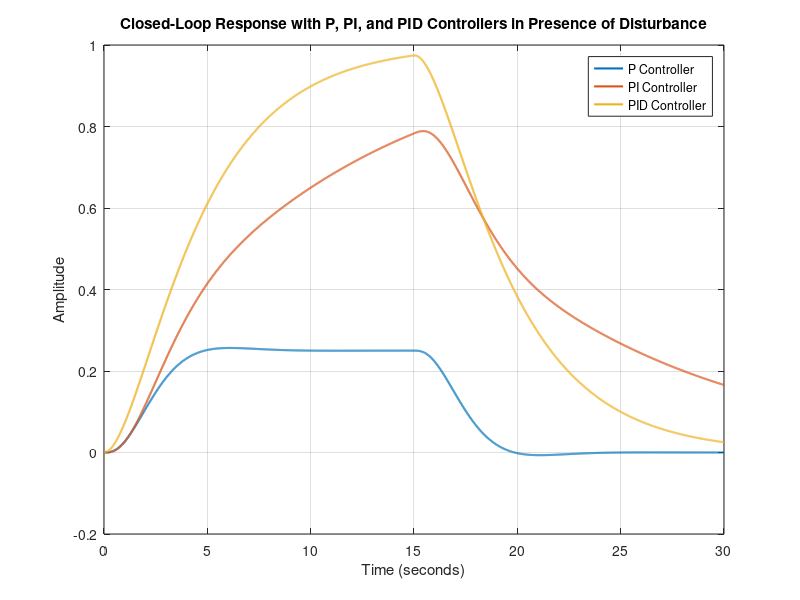

Write the MATLAB code that produced this figure. (Note: this script raises an error after producing the figure.)
% تعریف تابع انتقال سیستم G1(s)
numerator = 1;
denominator = [1 3 3 1];
G1 = tf(numerator, denominator);

% تقریبی پارامترهای L و T از پاسخ پله سیستم (اینجا مقادیر فرضی استفاده شده)
L = 1; % زمان تاخیر تقریبی (باید از نمودار دقیقاً بدست آید)
T = 3; % زمان ثابت تقریبی (باید از نمودار دقیقاً بدست آید)

% محاسبه پارامترهای کنترلکنندهها با استفاده از روش زیگلر-نیکولز
a = T / L;

% کنترلکننده P
Kp_P = 1 / a;
P_controller = Kp_P;

% کنترلکننده PI
Kp_PI = 0.9 / a;
Ti_PI = 3 * L;
PI_controller = Kp_PI * (1 + tf([1], [Ti_PI, 0]));

% کنترلکننده PID
Kp_PID = 1.2 / a;
Ti_PID = 2 * L;
Td_PID = L / 2;
PID_controller = Kp_PID * (1 + tf([1], [Ti_PID, 0]) + tf([Td_PID, 0], [1]));

% سیستمهای حلقه بسته با کنترلکنندههای مختلف
closed_loop_P = feedback(P_controller * G1, 1);
closed_loop_PI = feedback(PI_controller * G1, 1);
closed_loop_PID = feedback(PID_controller * G1, 1);

% تعریف زمان شبیهسازی و اغتشاش پلهای
t = 0:0.01:30;
u = ones(size(t)); % ورودی پله واحد
disturbance = (t >= 15) * -1; % اغتشاش پلهای در لحظه t = 15

% پاسخ سیستم حلقه بسته به ورودی پله واحد و اغتشاش پلهای
y_P = lsim(closed_loop_P, u + disturbance, t);
y_PI = lsim(closed_loop_PI, u + disturbance, t);
y_PID = lsim(closed_loop_PID, u + disturbance, t);

% رسم پاسخ سیستم حلقه بسته با کنترلکنندههای مختلف در حضور اغتشاش
figure;
plot(t, y_P, 'LineWidth', 1.5);
hold on;
plot(t, y_PI, 'LineWidth', 1.5);
plot(t, y_PID, 'LineWidth', 1.5);
title('Closed-Loop Response with P, PI, and PID Controllers in Presence of Disturbance');
xlabel('Time (seconds)');
ylabel('Amplitude');
legend('P Controller', 'PI Controller', 'PID Controller');
grid on;

% محاسبه ویژگیهای پاسخ زمانی در حضور اغتشاش
info_P = stepinfo(y_P, t, 1);
info_PI = stepinfo(y_PI, t, 1);
info_PID = stepinfo(y_PID, t, 1);

% نمایش ویژگیهای پاسخ زمانی در حضور اغتشاش
fprintf('P Controller (with disturbance):\n');
fprintf('Rise Time (t_r): %.4f s\n', info_P.RiseTime);
fprintf('Settling Time (t_s): %.4f s\n', info_P.SettlingTime);
fprintf('Overshoot (P.O): %.2f %%\n', info_P.Overshoot);
fprintf('Steady-State Error (e_ss): %.4f\n', abs(1 - y_P(end)));

fprintf('\nPI Controller (with disturbance):\n');
fprintf('Rise Time (t_r): %.4f s\n', info_PI.RiseTime);
fprintf('Settling Time (t_s): %.4f s\n', info_PI.SettlingTime);
fprintf('Overshoot (P.O): %.2f %%\n', info_PI.Overshoot);
fprintf('Steady-State Error (e_ss): %.4f\n', abs(1 - y_PI(end)));

fprintf('\nPID Controller (with disturbance):\n');
fprintf('Rise Time (t_r): %.4f s\n', info_PID.RiseTime);
fprintf('Settling Time (t_s): %.4f s\n', info_PID.SettlingTime);
fprintf('Overshoot (P.O): %.2f %%\n', info_PID.Overshoot);
fprintf('Steady-State Error (e_ss): %.4f\n', abs(1 - y_PID(end)));
